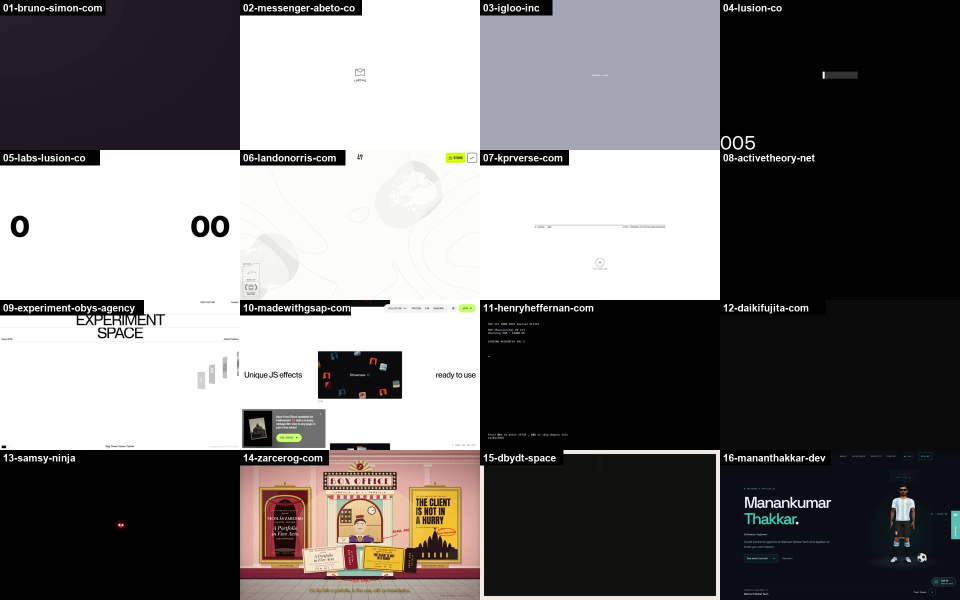
#> input picture docs/research/sheet-0.jpg, 1920 x 1200 px, given as the content of the folder docs/research/shots, which was not available (shown at 1/2 size)
$ python sheets.py
#> lines starting #> are read from the running program, lines starting #| are printed output that depends on the picture
"""Tile the shortlist screenshots into labelled contact sheets (4x4, numbered tiles).

    python scripts/research/sheets.py
"""
from pathlib import Path
from PIL import Image, ImageDraw, ImageFont

shots = sorted(Path("docs/research/shots").glob("*.jpg"))
font = ImageFont.truetype(r"C:\Windows\Fonts\arialbd.ttf", 20)
TW, TH, COLS = 480, 300, 4
for n, start in enumerate(range(0, len(shots), 16)):
    batch = shots[start : start + 16]
    rows = (len(batch) + COLS - 1) // COLS
    sheet = Image.new("RGB", (TW * COLS, TH * rows), "black")
#> sheet: PIL image 1920x300 RGB; every value is 0
    for k, p in enumerate(batch):
        im = Image.open(p).convert("RGB").resize((TW, TH))
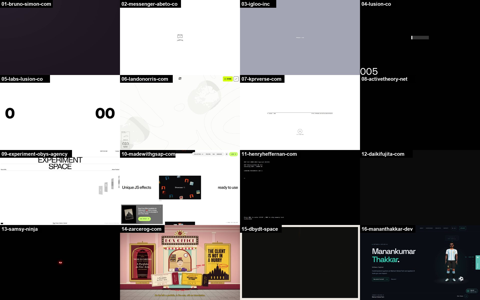
#> im: PIL image 480x300 RGB; mean R, G, B 115.6, 113.2, 113.3
        d = ImageDraw.Draw(im)
        label = p.stem[:30]
        d.rectangle([0, 0, 12 + 11 * len(label), 30], fill=(0, 0, 0))
        d.text((6, 4), label, fill="white", font=font)
        sheet.paste(im, ((k % COLS) * TW, (k // COLS) * TH))
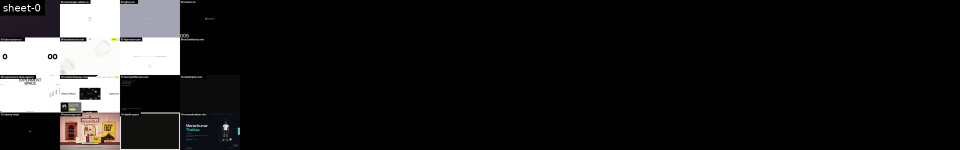
#> sheet: PIL image 1920x300 RGB (shown at 1/2 size); mean R, G, B 28.9, 28.3, 28.3
    out = Path(f"docs/research/sheet-{n}.jpg")
    sheet.save(out, quality=82)
    print(out, len(batch))

$ run again, on docs/research/sheet-4.jpg
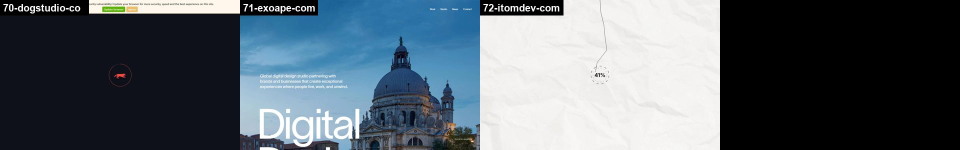
#> input picture docs/research/sheet-4.jpg, 1920 x 300 px, given as the content of the folder docs/research/shots, which was not available (shown at 1/2 size)
#> `im = Image.open(p).convert("RGB").resize((TW, TH))`:
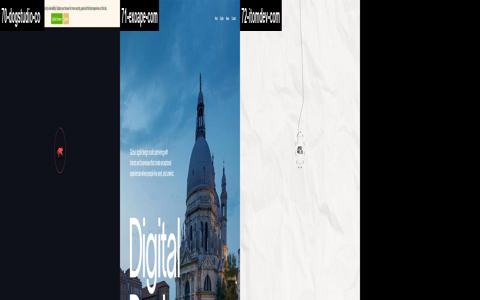
#> im: PIL image 480x300 RGB; mean R, G, B 87.5, 98.4, 107.2
#> `sheet.paste(im, ((k % COLS) * TW, (k // COLS) * TH))`:
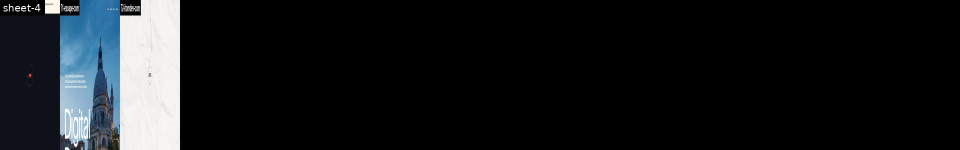
#> sheet: PIL image 1920x300 RGB (shown at 1/2 size); mean R, G, B 21.4, 24.1, 26.4

$ run again, on docs/research/sheet-retry.jpg
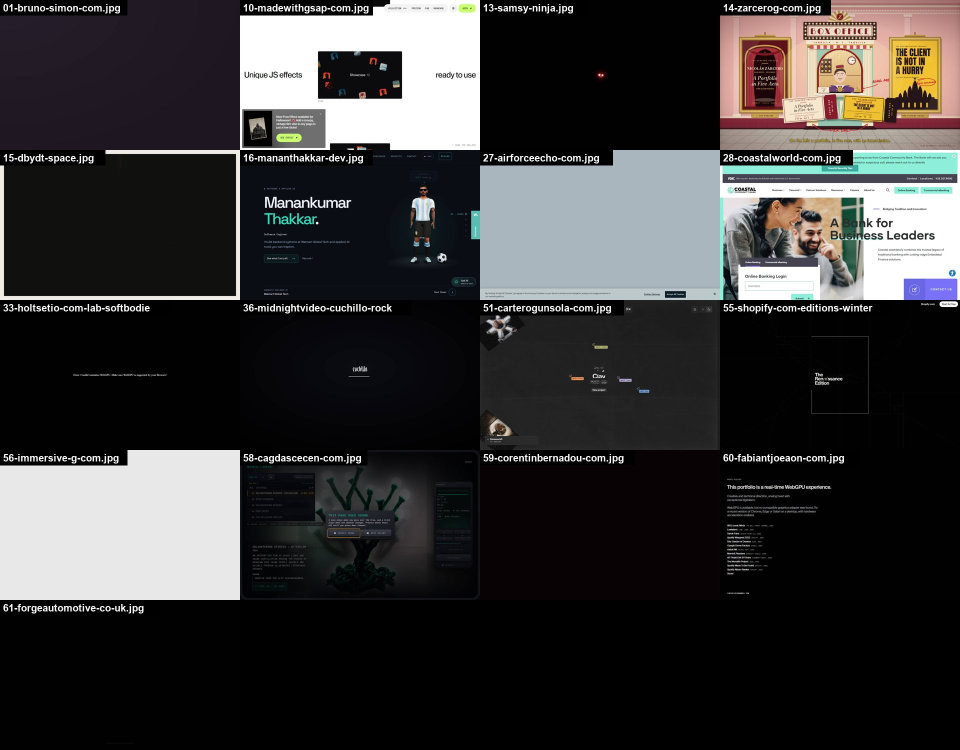
#> input picture docs/research/sheet-retry.jpg, 1920 x 1500 px, given as the content of the folder docs/research/shots, which was not available (shown at 1/2 size)
#> `sheet.paste(im, ((k % COLS) * TW, (k // COLS) * TH))`:
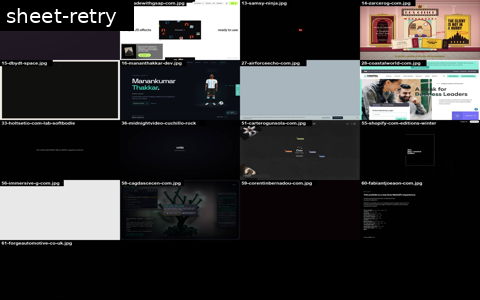
#> im: PIL image 480x300 RGB; mean R, G, B 54.8, 53.8, 53.8
#> `sheet.paste(im, ((k % COLS) * TW, (k // COLS) * TH))`:
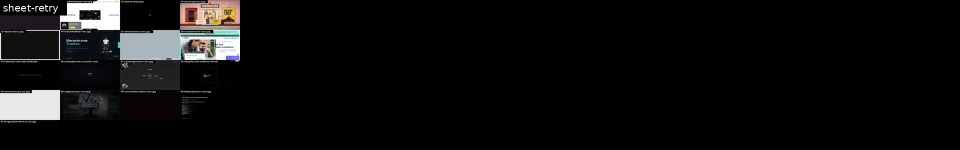
#> sheet: PIL image 1920x300 RGB (shown at 1/2 size); mean R, G, B 13.7, 13.5, 13.4
